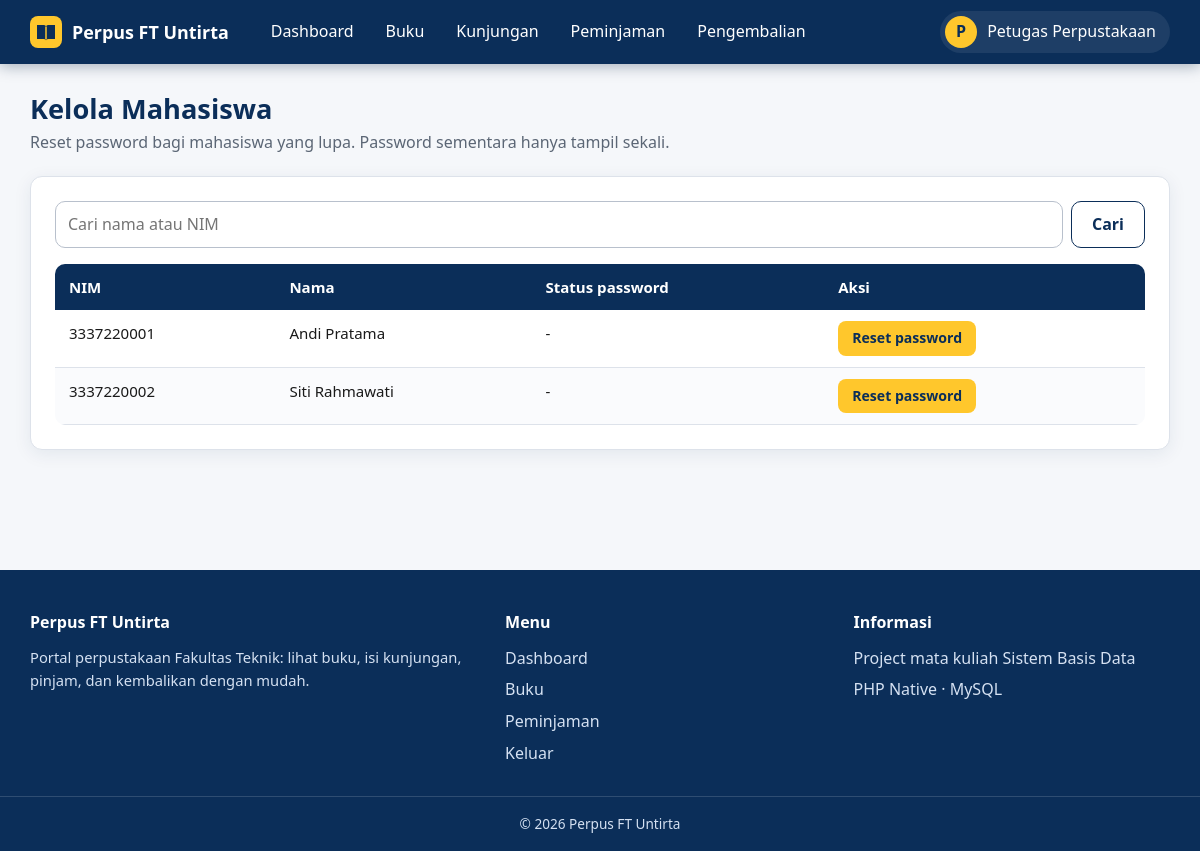
Page /admin/mahasiswa.php (signed in) on the earlier database version.
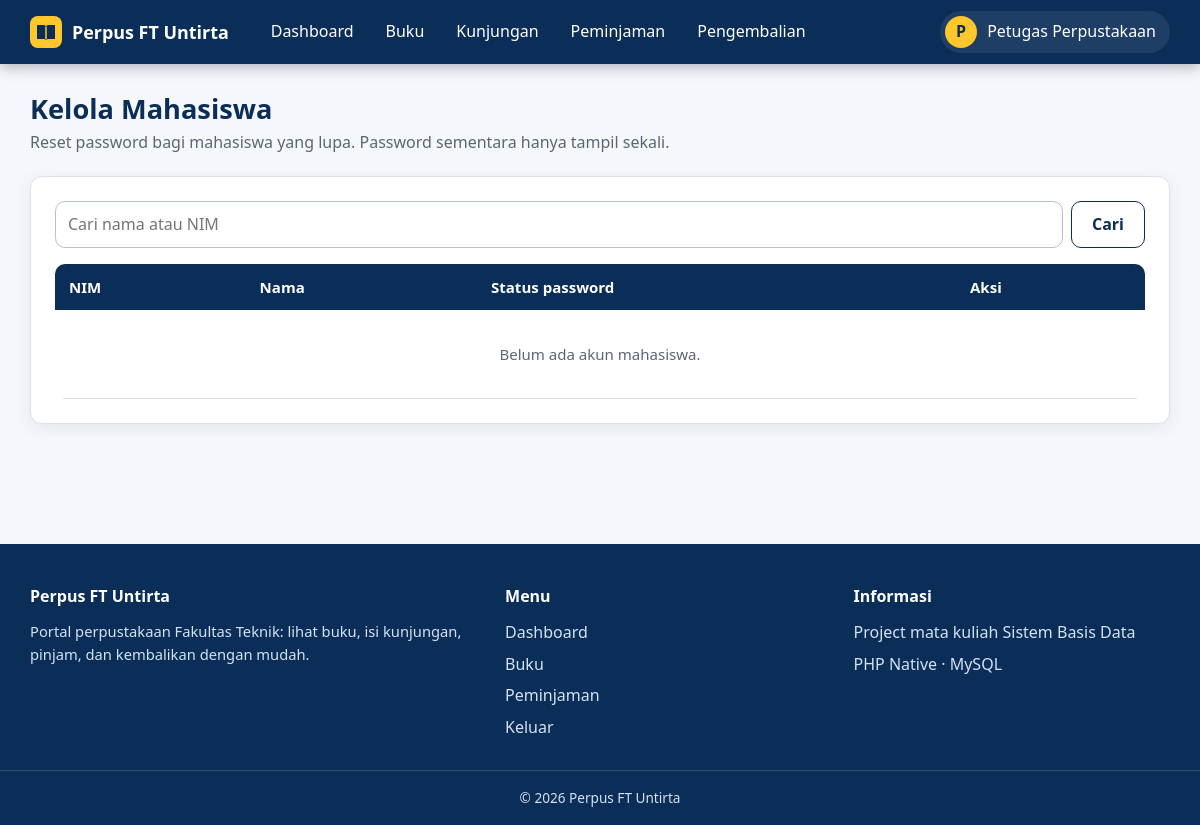
Same page on the later database version.
### tables this page shows
CREATE TABLE users (
    id        INT AUTO_INCREMENT PRIMARY KEY,
    nama      VARCHAR(100) NOT NULL,
    username  VARCHAR(50)  NOT NULL UNIQUE,           
    password  VARCHAR(255) NOT NULL,                  
    role      ENUM('admin','mahasiswa') NOT NULL DEFAULT 'mahasiswa',
    wajib_ganti_password TINYINT(1) NOT NULL DEFAULT 0    
);

### includes/auth.php (called while the page is built, shortened)
<?php
require_once __DIR__ . '/../config/db.php';
function e($teks): string {
    return htmlspecialchars((string)$teks, ENT_QUOTES, 'UTF-8');
}

### functions/users.php (called while the page is built, shortened)
<?php
function user_mahasiswa_semua(mysqli $conn, string $cari = ''): array {
    $sql = "SELECT id, nama, username, wajib_ganti_password FROM users WHERE role = 'mahasiswa'";
    if ($cari === '') {
        return db_all($conn, $sql . " ORDER BY nama");
    }
    $like = '%' . $cari . '%';
    return db_all($conn, $sql . " AND (nama LIKE ? OR username LIKE ?) ORDER BY nama", 'ss', [$like, $like]);
}

### config/db.php (called while the page is built, shortened)
<?php
function db_stmt(mysqli $conn, string $sql, string $types = '', array $params = []) {
    $stmt = mysqli_prepare($conn, $sql);
    mysqli_stmt_execute($stmt);
    return $stmt;
}
function db_all(mysqli $conn, string $sql, string $types = '', array $params = []): array {
    $stmt = db_stmt($conn, $sql, $types, $params);
    $rows = mysqli_fetch_all(mysqli_stmt_get_result($stmt), MYSQLI_ASSOC);
    return $rows;
}

### admin/mahasiswa.php (the view, shortened to what the changed rows need)
<?php
require_once __DIR__ . '/../includes/auth.php';
require_once __DIR__ . '/../functions/users.php';
$cari = trim($_GET['cari'] ?? '');
$daftar = user_mahasiswa_semua($conn, $cari);
require __DIR__ . '/../includes/header.php';
?>
<h1>Kelola Mahasiswa</h1>
<div class="card">
    <div class="table-wrap">
    <table>
        <thead><tr><th>NIM</th><th>Nama</th><th>Status password</th><th>Aksi</th></tr></thead>
        <tbody>
        <?php if (!$daftar): ?><tr><td colspan="4" class="kosong">Belum ada akun mahasiswa.</td></tr><?php endif; ?>
        <?php foreach ($daftar as $m): ?>
            <tr>
                <td><?= e($m['username']) ?></td><td><?= e($m['nama']) ?></td>
                <td><?= $m['wajib_ganti_password'] ? '<span class="badge badge-pending">Menunggu diganti</span>' : '-' ?></td>
                <td class="aksi">
                    <form class="inline" method="post" data-konfirmasi="Reset password <?= e($m['nama']) ?>? Password lama tidak bisa dipakai lagi.">
                        <button class="btn btn-kecil" type="submit">Reset password</button>
                    </form>
                </td>
            </tr>
        <?php endforeach; ?>
        </tbody>
    </table>
    </div>
</div>
<?php require __DIR__ . '/../includes/footer.php'; ?>

### includes/header.php (shortened to what the changed rows need)
<?php
$u = user_login();
$penuh = $penuh ?? false;
$hal = basename($_SERVER['SCRIPT_NAME']);
$ver = @filemtime(__DIR__ . '/../assets/css/style.css') ?: 1;
if ($u) {
    $prefix = BASE_URL . '/' . $u['role'] . '/';
    $menu = [
        $prefix . 'dashboard.php'    => ['Dashboard', 'dashboard.php'],
        $prefix . 'buku.php'         => ['Buku', 'buku.php'],
        $prefix . 'kunjungan.php'    => ['Kunjungan', 'kunjungan.php'],
        $prefix . 'peminjaman.php'   => ['Peminjaman', 'peminjaman.php'],
        $prefix . 'pengembalian.php' => ['Pengembalian', 'pengembalian.php'],
    ];
} else {
    $menu = [
        BASE_URL . '/index.php'         => ['Beranda', 'index.php'],
        BASE_URL . '/index.php#fitur'   => ['Fitur', ''],
        BASE_URL . '/index.php#alur'    => ['Alur', ''],
    ];
}
?>
<!DOCTYPE html>
<html lang="id">
<head>
    <link rel="stylesheet" href="<?= BASE_URL ?>/assets/css/style.css?v=<?= $ver ?>">
</head>
<body>
<header class="navbar">
    <div class="navbar-inner">
        <nav class="nav" id="menu" aria-label="Menu utama">
            <?php foreach ($menu as $url => [$label, $file]): ?>
                <a href="<?= e($url) ?>" class="<?= $file !== '' && $hal === $file ? 'aktif' : '' ?>"><?= e($label) ?></a>
            <?php endforeach; ?>
        </nav>
    </div>
</header>
<main class="<?= $penuh ? 'main-penuh' : 'container' ?>">

Differences in the rows shown:
removed users: username "3337220001", nama "Andi Pratama"
removed users: username "3337220002", nama "Siti Rahmawati"
Other differences:
text now shown: "Belum ada akun mahasiswa."
